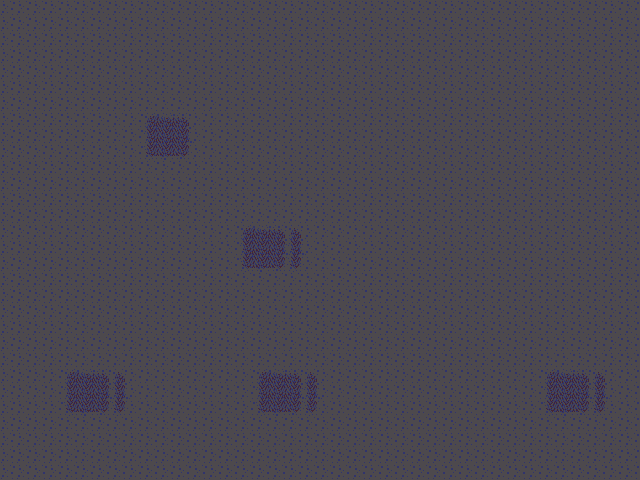

This is a level from a 2D game, rendered from its Tiled map with the project's own tilesets. A one-line summary and the map file follow, with tile-layer data summarised:
An orthogonal 40x30 tile map with 16x16 px tiles, 1 tile layer (Background_Layer), 10 tilesets.

<map version="1.0" tiledversion="1.1.2" orientation="orthogonal" renderorder="right-down" width="40" height="30" tilewidth="16" tileheight="16" infinite="0" nextobjectid="449">
 <tileset firstgid="1" name="Wall" tilewidth="16" tileheight="16" tilecount="1020" columns="20">
  <image source="../sprites/objects/Wall.png" width="320" height="816" />
 </tileset>
 <tileset firstgid="1021" name="Floor" tilewidth="16" tileheight="16" tilecount="819" columns="21">
  <image source="../sprites/objects/Floor.png" width="336" height="624" />
 </tileset>
 <tileset firstgid="1840" name="Tree0" tilewidth="16" tileheight="16" tilecount="264" columns="8">
  <image source="../sprites/objects/Tree0.png" trans="ffffff" width="128" height="528" />
 </tileset>
 <tileset firstgid="2104" name="Hill0" tilewidth="16" tileheight="16" tilecount="288" columns="16">
  <image source="../sprites/objects/Hill0.png" trans="ffffff" width="256" height="288" />
 </tileset>
 <tileset firstgid="2392" name="Pit0" tilewidth="16" tileheight="16" tilecount="256" columns="8">
  <image source="../sprites/objects/Pit0.png" width="128" height="512" />
 </tileset>
 <tileset firstgid="2648" name="Door0" tilewidth="16" tileheight="16" tilecount="40" columns="8">
  <image source="../sprites/objects/Door0.png" width="128" height="80" />
 </tileset>
 <tileset firstgid="2688" name="Decor0" tilewidth="16" tileheight="16" tilecount="176" columns="8">
  <image source="../sprites/objects/Decor0.png" width="128" height="352" />
 </tileset>
 <tileset firstgid="2864" name="Ground0" tilewidth="16" tileheight="16" tilecount="56" columns="8">
  <image source="../sprites/objects/Ground0.png" width="128" height="112" />
 </tileset>
 <tileset firstgid="2920" name="Map0" tilewidth="16" tileheight="16" tilecount="180" columns="12">
  <image source="../sprites/objects/Map0.png" trans="ffffff" width="192" height="240" />
 </tileset>
 <tileset firstgid="3100" name="Light" tilewidth="16" tileheight="16" tilecount="8" columns="8">
  <image source="../sprites/items/Light.png" trans="ffffff" width="128" height="16" />
 </tileset>
 <layer name="Background_Layer" width="40" height="30">
  <data>[1200 cells, 1200 non-empty, 14 distinct tile ids]</data>
 </layer>
</map>
